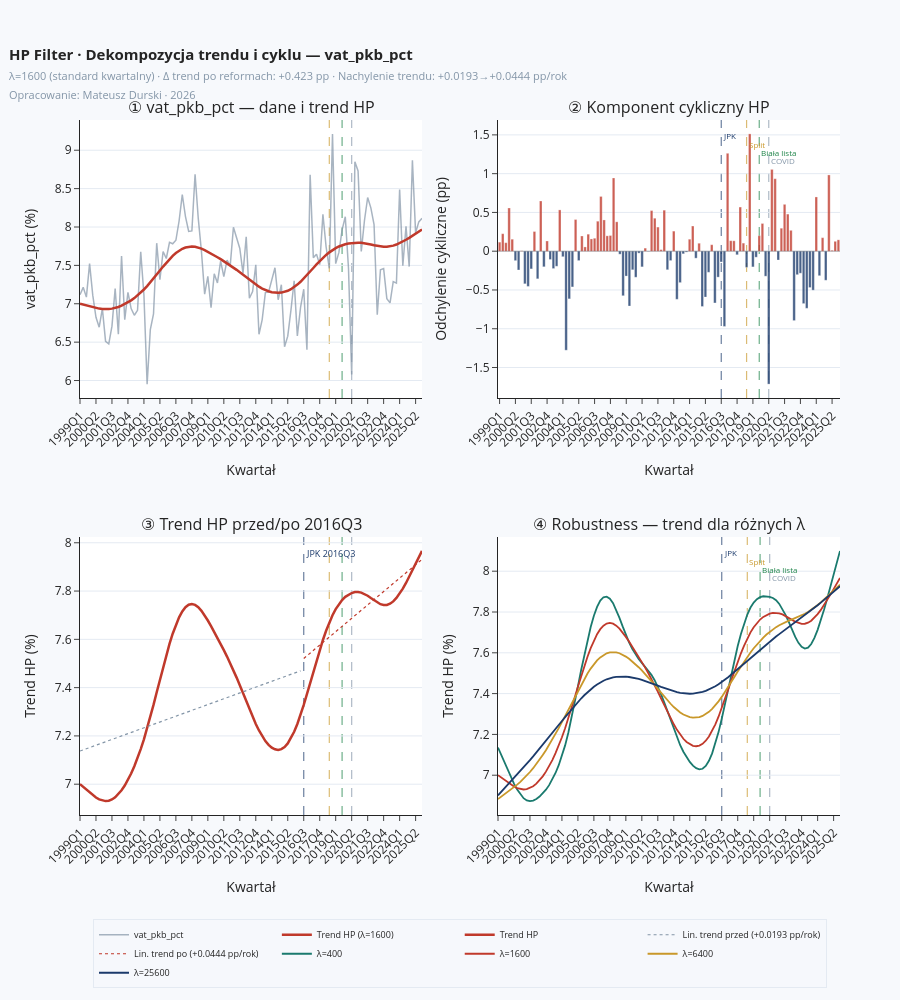

Write notebook code for a chart like this one.
### Code cell
# ── SEKCJA 5: HP FILTER — dekompozycja trendu i cyklu ────────────────────────


# ── KOLORY ────────────────────────────────────────────────────────────────────
CZERWONY   = '#C0392B'
NIEBIESKI  = '#1B3A6B'
ZLOTY      = '#C9982A'
ZIELONY    = '#1E8449'
TURKUSOWY  = '#1A7A6E'
MGLA       = '#8395A7'
SZARY_GRID = '#E4EAF2'
BG         = '#F7F9FC'
BIALY      = '#FFFFFF'

# ══════════════════════════════════════════════════════════════════════════════
# LOGIKA HP FILTER
#
# Pytanie badawcze 4: Czy wzrost VAT/PKB po reformach jest trwały czy cykliczny?
#
# Metoda Hodricka-Prescotta (1997):
#   y_t = τ_t + c_t
#   gdzie:
#     τ_t = komponent trendu (długookresowy)
#     c_t = komponent cykliczny (krótkookresowy)
#
# Parametr lambda:
#   λ = 1600 — standard dla danych kwartalnych (Hodrick-Prescott 1997)
#   Wyższe λ → gładszy trend → więcej zmienności w cyklu
#   Niższe λ  → trend bliższy danym → mniej zmienności w cyklu
#
# Interpretacja dla projektu:
#   Jeśli τ_t (trend) rośnie po 2016Q3 → wzrost TRWAŁY
#   Jeśli c_t (cykl) rośnie po 2016Q3 → wzrost CYKLICZNY (przejściowy)
# ══════════════════════════════════════════════════════════════════════════════

LAMBDA = 1600   # standard dla danych kwartalnych

# ── Dane ──────────────────────────────────────────────────────────────────────
y = df['vat_pkb_pct'].copy()
lata = df.index.tolist()

# ── Dekompozycja HP ───────────────────────────────────────────────────────────
cykl, trend = hpfilter(y, lamb=LAMBDA)

df['hp_trend'] = trend.values
df['hp_cykl']  = cykl.values

# ── Analiza przed/po JPK ──────────────────────────────────────────────────────
przed_mask = df.index <= '2016Q2'
po_mask    = df.index >= '2016Q3'

trend_przed = df.loc[przed_mask, 'hp_trend']
trend_po    = df.loc[po_mask,    'hp_trend']
cykl_przed  = df.loc[przed_mask, 'hp_cykl']
cykl_po     = df.loc[po_mask,    'hp_cykl']

# Nachylenie trendu przed i po JPK — czy trend przyspieszył?
t_przed = np.arange(len(trend_przed))
t_po    = np.arange(len(trend_po))

a_przed, b_przed = np.polyfit(t_przed, trend_przed, deg=1)
a_po,    b_po    = np.polyfit(t_po,    trend_po,    deg=1)

print('=' * 65)
print('  HP FILTER — DEKOMPOZYCJA TREND/CYKL')
print(f'  Lambda = {LAMBDA} (standard kwartalny)')
print('=' * 65)
print()
print('  KOMPONENT TRENDU (τ):')
print(f'  Śr. trend przed 2016Q3: {trend_przed.mean():.4f}%')
print(f'  Śr. trend po 2016Q3:    {trend_po.mean():.4f}%')
print(f'  Δ trend:                {trend_po.mean()-trend_przed.mean():+.4f} pp')
print()
print(f'  Nachylenie trendu przed: {a_przed*4:+.4f} pp/rok')
print(f'  Nachylenie trendu po:    {a_po*4:+.4f} pp/rok')
print(f'  Zmiana nachylenia:       {(a_po-a_przed)*4:+.4f} pp/rok')
print()
print('  KOMPONENT CYKLICZNY (c):')
print(f'  Śr. cykl przed 2016Q3: {cykl_przed.mean():.4f}%')
print(f'  Śr. cykl po 2016Q3:    {cykl_po.mean():.4f}%')
print(f'  Std cykl przed:         {cykl_przed.std():.4f}%')
print(f'  Std cykl po:            {cykl_po.std():.4f}%')
print()

# Interpretacja
delta_trend = trend_po.mean() - trend_przed.mean()
if delta_trend > 0.2:
    print(f'  ✅ WZROST TRWAŁY — trend wyższy po reformach o {delta_trend:.3f} pp')
    print(f'     Reformy podniosły długookresowy poziom efektywności VAT')
elif delta_trend > 0:
    print(f'  ⚠️  WZROST CZĘŚCIOWO TRWAŁY — trend wyższy o {delta_trend:.3f} pp')
else:
    print(f'  ❌ WZROST CYKLICZNY — trend nie zmienił się po reformach')
print('=' * 65)

# ── Robustness check — różne lambda ──────────────────────────────────────────
print('\n=== ROBUSTNESS CHECK — różne λ ===')
print(f'  {"Lambda":>8} {"Trend przed":>12} {"Trend po":>10} {"Δ trend":>10}')
print('  ' + '-' * 44)

for lam in [400, 1600, 6400, 25600]:
    c_tmp, t_tmp = hpfilter(y, lamb=lam)
    trend_pr = t_tmp[przed_mask].mean()
    trend_po_sr = t_tmp[po_mask].mean()

    print(
        f'  {lam:>8} '
        f'{trend_pr:>12.4f} '
        f'{trend_po_sr:>10.4f} '
        f'{trend_po_sr-trend_pr:>+10.4f}'
    )


# ══════════════════════════════════════════════════════════════════════════════
# WIZUALIZACJA — 4 panele
# ══════════════════════════════════════════════════════════════════════════════

REFORMY = [
    ('2016Q3', NIEBIESKI, 'JPK'),
    ('2018Q3', ZLOTY,     'Split'),
    ('2019Q3', ZIELONY,   'Biała lista'),
    ('2020Q2', MGLA,      'COVID'),
]

viz = make_subplots(
    rows=2, cols=2,
    subplot_titles=(
        '① vat_pkb_pct — dane i trend HP',
        '② Komponent cykliczny HP',
        '③ Trend HP przed/po 2016Q3',
        '④ Robustness — trend dla różnych λ',
    ),
    vertical_spacing=0.20,
    horizontal_spacing=0.10,
)

# ── ZBIERZ WSZYSTKIE SHAPES (rozwiązanie nr 1 z kodu 1) ─────────────────────
shapes = []

# Definicja osi dla każdego subplotu
subplot_axes = [
    ('x',  'y'),   # row 1, col 1
    ('x2', 'y2'),  # row 1, col 2
    ('x3', 'y3'),  # row 2, col 1
    ('x4', 'y4'),  # row 2, col 2
]

# Dla każdego subplotu dodaj linie reform
for xref, yref in subplot_axes:
    for rok, kolor, _ in REFORMY:
        shapes.append(dict(
            type='line',
            xref=xref, 
            yref=f'{yref} domain',  # KLUCZOWE: domain zamiast paper
            x0=rok, 
            x1=rok, 
            y0=0, 
            y1=1,
            line=dict(color=kolor, width=1.2, dash='dash'),
            opacity=0.65, 
            layer='below',
        ))

# ── Panel 1: Dane + trend ─────────────────────────────────────────────────────
viz.add_trace(go.Scatter(
    x=lata, y=y.tolist(),
    mode='lines',
    name='vat_pkb_pct',
    line=dict(color=MGLA, width=1.5),
    opacity=0.7,
    showlegend=True,
    hovertemplate='<b>%{x}</b><br>VAT/PKB: %{y:.3f}%<extra></extra>',
), row=1, col=1)

viz.add_trace(go.Scatter(
    x=lata, y=df['hp_trend'].tolist(),
    mode='lines',
    name=f'Trend HP (λ={LAMBDA})',
    line=dict(color=CZERWONY, width=2.5),
    showlegend=True,
    hovertemplate='<b>%{x}</b><br>Trend: %{y:.3f}%<extra></extra>',
), row=1, col=1)

# ── Panel 2: Cykl ────────────────────────────────────────────────────────────
kolory_cykl = [CZERWONY if v > 0 else NIEBIESKI for v in cykl.values]

viz.add_trace(go.Bar(
    x=lata, y=cykl.tolist(),
    marker_color=kolory_cykl,
    marker_line_color='white',
    marker_line_width=0.3,
    opacity=0.8,
    name='Cykl HP',
    showlegend=False,
    hovertemplate='<b>%{x}</b><br>Cykl: %{y:.3f} pp<extra></extra>',
), row=1, col=2)

viz.add_hline(y=0, row=1, col=2,
              line=dict(color='black', width=0.8))

# ── Panel 3: Trend przed/po z nachyleniem ────────────────────────────────────

lata_przed_list = df.index[przed_mask].tolist()
lata_po_list    = df.index[po_mask].tolist()

# ── FIX: jeden spójny trend (eliminuje bug Plotly z legendą)
trend_full = np.full(len(df), np.nan)
trend_full[przed_mask] = trend_przed.values
trend_full[po_mask]    = trend_po.values

viz.add_trace(go.Scatter(
    x=lata,
    y=trend_full,
    mode='lines',
    name='Trend HP',
    line=dict(color=CZERWONY, width=2.5),
    showlegend=True,
    hovertemplate='<b>%{x}</b><br>Trend: %{y:.3f}%<extra></extra>',
), row=2, col=1)

# ── Linia trendu liniowego przed
y_lin_przed = np.polyval([a_przed, b_przed], t_przed)
viz.add_trace(go.Scatter(
    x=lata_przed_list,
    y=y_lin_przed.tolist(),
    mode='lines',
    name=f'Lin. trend przed ({a_przed*4:+.4f} pp/rok)',
    line=dict(color=MGLA, width=1.2, dash='dot'),
    showlegend=True,
    hoverinfo='skip',
), row=2, col=1)

# ── Linia trendu liniowego po
y_lin_po = np.polyval([a_po, b_po], t_po)
viz.add_trace(go.Scatter(
    x=lata_po_list,
    y=y_lin_po.tolist(),
    mode='lines',
    name=f'Lin. trend po ({a_po*4:+.4f} pp/rok)',
    line=dict(color=CZERWONY, width=1.2, dash='dot'),
    showlegend=True,
    hoverinfo='skip',
), row=2, col=1)

# ── Panel 4: Robustness ───────────────────────────────────────────────────────
lambdy  = [400, 1600, 6400, 25600]
kolory_lam = [TURKUSOWY, CZERWONY, ZLOTY, NIEBIESKI]

for lam, kolor in zip(lambdy, kolory_lam):
    _, t_tmp = hpfilter(y, lamb=lam)
    viz.add_trace(go.Scatter(
        x=lata, y=t_tmp.tolist(),
        mode='lines',
        name=f'λ={lam}',
        line=dict(color=kolor, width=1.8),
        showlegend=True,
        hovertemplate=f'<b>%{{x}}</b><br>λ={lam}: %{{y:.3f}}%<extra></extra>',
    ), row=2, col=2)

# ── DODAJ ANNOTACJE DLA REFORM (opcjonalnie) ─────────────────────────────────
# Dodajemy etykiety tylko dla pierwszego subplotu (lub wybranych)
for idx, (rok, kolor, label) in enumerate(REFORMY):
    # Dla panelu 2 (cykl)
    viz.add_annotation(
        x=rok,
        xref='x2',
        yref='y2 domain',
        y=0.97 - idx * 0.03,  # Rozmieść etykiety w pionie
        text=label,
        showarrow=False,
        font=dict(size=8, color=kolor),
        xanchor='left',
    )
    
    # Dla panelu 4 (robustness)
    viz.add_annotation(
        x=rok,
        xref='x4',
        yref='y4 domain',
        y=0.97 - idx * 0.03,
        text=label,
        showarrow=False,
        font=dict(size=8, color=kolor),
        xanchor='left',
    )

# Dla panelu 3 (trend) - tylko JPK
viz.add_annotation(
    x='2016Q3',
    xref='x3',
    yref='y3 domain',
    y=0.97,
    text='JPK 2016Q3',
    showarrow=False,
    font=dict(size=9, color=NIEBIESKI),
    xanchor='left',
)

# ── LAYOUT ───────────────────────────────────────────────────────────────────
viz.update_layout(
    title=dict(
        text=(
            '<b>HP Filter · Dekompozycja trendu i cyklu — vat_pkb_pct</b><br>'
            '<span style="font-size:11px;color:#8395A7">'
            f'λ={LAMBDA} (standard kwartalny) · '
            f'Δ trend po reformach: {delta_trend:+.3f} pp · '
            f'Nachylenie trendu: {a_przed*4:+.4f}→{a_po*4:+.4f} pp/rok<br>'
            'Opracowanie: Mateusz Durski · 2026'
            '</span>'
        ),
        x=0.01, xanchor='left',
        font=dict(size=15),
    ),
    height=1000,
    paper_bgcolor=BG,
    hovermode='x unified',
    template='simple_white',
    shapes=shapes,  # <--- DODAJ WSZYSTKIE SHAPES
    legend=dict(
        orientation='h',
        y=-0.15, x=0.5, xanchor='center',
        font=dict(size=9),
        bgcolor='rgba(247,249,252,0.9)',
        bordercolor=SZARY_GRID, borderwidth=1,
    ),
    margin=dict(t=120, b=180, l=80, r=60),
)

# ── OSIE ─────────────────────────────────────────────────────────────────────
for row, col, ylabel in [
    (1, 1, 'vat_pkb_pct (%)'),
    (1, 2, 'Odchylenie cykliczne (pp)'),
    (2, 1, 'Trend HP (%)'),
    (2, 2, 'Trend HP (%)'),
]:
    viz.update_yaxes(title_text=ylabel, showgrid=True,
                     gridcolor=SZARY_GRID, row=row, col=col)
    viz.update_xaxes(title_text='Kwartał', tickangle=-45,
                     showgrid=False, row=row, col=col)

# ── EXPORT ───────────────────────────────────────────────────────────────────
file_path = OUT_DIR / "hp_filter.html"
viz.write_html(
    file_path,
    include_plotlyjs='cdn',
)
print('\n✅ Zapisano: hp_filter.html')
viz.show()

### Figure 1 — Plotly figure (JSON) as saved in the notebook; plotly's stock layout.template omitted (floating-point values rounded to 4 significant figures)
{"data": [{"hovertemplate": "<b>%{x}</b><br>VAT/PKB: %{y:.3f}%<extra></extra>", "line": {"color": "#8395A7", "width": 1.5}, "mode": "lines", "name": "vat_pkb_pct", "opacity": 0.7, "showlegend": true, "type": "scatter", "x": ["1999Q1", "1999Q2", "1999Q3", "1999Q4", "2000Q1", "2000Q2", "2000Q3", "2000Q4", "2001Q1", "2001Q2", "2001Q3", "2001Q4", "2002Q1", "2002Q2", "2002Q3", "2002Q4", "2003Q1", "2003Q2", "2003Q3", "2003Q4", "2004Q1", "2004Q2", "2004Q3", "2004Q4", "2005Q1", "2005Q2", "2005Q3", "2005Q4", "2006Q1", "2006Q2", "2006Q3", "2006Q4", "2007Q1", "2007Q2", "2007Q3", "2007Q4", "2008Q1", "2008Q2", "2008Q3", "2008Q4", "2009Q1", "2009Q2", "2009Q3", "2009Q4", "2010Q1", "2010Q2", "2010Q3", "2010Q4", "2011Q1", "2011Q2", "2011Q3", "2011Q4", "2012Q1", "2012Q2", "2012Q3", "2012Q4", "2013Q1", "2013Q2", "2013Q3", "2013Q4", "2014Q1", "2014Q2", "2014Q3", "2014Q4", "2015Q1", "2015Q2", "2015Q3", "2015Q4", "2016Q1", "2016Q2", "2016Q3", "2016Q4", "2017Q1", "2017Q2", "2017Q3", "2017Q4", "2018Q1", "2018Q2", "2018Q3", "2018Q4", "2019Q1", "2019Q2", "2019Q3", "2019Q4", "2020Q1", "2020Q2", "2020Q3", "2020Q4", "2021Q1", "2021Q2", "2021Q3", "2021Q4", "2022Q1", "2022Q2", "2022Q3", "2022Q4", "2023Q1", "2023Q2", "2023Q3", "2023Q4", "2024Q1", "2024Q2", "2024Q3", "2024Q4", "2025Q1", "2025Q2", "2025Q3", "2025Q4"], "xaxis": "x", "y": [7.117, 7.214, 7.086, 7.523, 7.109, 6.824, 6.695, 6.937, 6.51, 6.477, 6.709, 7.2, 6.603, 7.622, 6.794, 7.149, 6.937, 6.851, 6.914, 7.678, 7.115, 5.953, 6.664, 6.868, 7.789, 7.313, 7.681, 7.589, 7.8, 7.781, 7.827, 8.078, 8.422, 8.136, 7.941, 7.948, 8.687, 8.112, 7.68, 7.125, 7.357, 6.948, 7.392, 7.271, 7.556, 7.353, 7.568, 7.497, 7.996, 7.867, 7.721, 7.397, 7.873, 7.072, 7.159, 7.508, 6.602, 6.794, 7.145, 7.151, 7.306, 7.469, 7.052, 7.248, 6.441, 6.578, 6.918, 7.3, 6.582, 6.952, 7.19, 6.403, 8.682, 7.601, 7.646, 7.51, 8.167, 7.74, 7.462, 9.213, 7.523, 7.669, 7.963, 8.133, 7.463, 6.078, 8.85, 8.731, 7.68, 8.084, 8.384, 8.25, 8.03, 6.858, 7.443, 7.458, 7.067, 7.011, 7.289, 7.269, 8.489, 7.495, 8.008, 7.484, 8.869, 7.923, 8.066, 8.113], "yaxis": "y"}, {"hovertemplate": "<b>%{x}</b><br>Trend: %{y:.3f}%<extra></extra>", "line": {"color": "#C0392B", "width": 2.5}, "mode": "lines", "name": "Trend HP (λ=1600)", "showlegend": true, "type": "scatter", "x": ["1999Q1", "1999Q2", "1999Q3", "1999Q4", "2000Q1", "2000Q2", "2000Q3", "2000Q4", "2001Q1", "2001Q2", "2001Q3", "2001Q4", "2002Q1", "2002Q2", "2002Q3", "2002Q4", "2003Q1", "2003Q2", "2003Q3", "2003Q4", "2004Q1", "2004Q2", "2004Q3", "2004Q4", "2005Q1", "2005Q2", "2005Q3", "2005Q4", "2006Q1", "2006Q2", "2006Q3", "2006Q4", "2007Q1", "2007Q2", "2007Q3", "2007Q4", "2008Q1", "2008Q2", "2008Q3", "2008Q4", "2009Q1", "2009Q2", "2009Q3", "2009Q4", "2010Q1", "2010Q2", "2010Q3", "2010Q4", "2011Q1", "2011Q2", "2011Q3", "2011Q4", "2012Q1", "2012Q2", "2012Q3", "2012Q4", "2013Q1", "2013Q2", "2013Q3", "2013Q4", "2014Q1", "2014Q2", "2014Q3", "2014Q4", "2015Q1", "2015Q2", "2015Q3", "2015Q4", "2016Q1", "2016Q2", "2016Q3", "2016Q4", "2017Q1", "2017Q2", "2017Q3", "2017Q4", "2018Q1", "2018Q2", "2018Q3", "2018Q4", "2019Q1", "2019Q2", "2019Q3", "2019Q4", "2020Q1", "2020Q2", "2020Q3", "2020Q4", "2021Q1", "2021Q2", "2021Q3", "2021Q4", "2022Q1", "2022Q2", "2022Q3", "2022Q4", "2023Q1", "2023Q2", "2023Q3", "2023Q4", "2024Q1", "2024Q2", "2024Q3", "2024Q4", "2025Q1", "2025Q2", "2025Q3", "2025Q4"], "xaxis": "x", "y": [7.0, 6.989, 6.977, 6.965, 6.955, 6.945, 6.937, 6.932, 6.93, 6.931, 6.937, 6.946, 6.959, 6.975, 6.994, 7.017, 7.044, 7.074, 7.108, 7.145, 7.186, 7.23, 7.278, 7.328, 7.381, 7.433, 7.485, 7.534, 7.581, 7.623, 7.66, 7.691, 7.716, 7.733, 7.743, 7.746, 7.743, 7.733, 7.718, 7.699, 7.678, 7.655, 7.631, 7.606, 7.581, 7.555, 7.529, 7.501, 7.472, 7.441, 7.41, 7.377, 7.344, 7.311, 7.279, 7.25, 7.222, 7.198, 7.179, 7.163, 7.151, 7.144, 7.142, 7.145, 7.154, 7.169, 7.19, 7.217, 7.249, 7.287, 7.328, 7.373, 7.419, 7.466, 7.512, 7.556, 7.597, 7.636, 7.67, 7.7, 7.725, 7.746, 7.763, 7.776, 7.785, 7.792, 7.796, 7.796, 7.794, 7.788, 7.781, 7.771, 7.762, 7.752, 7.746, 7.742, 7.743, 7.748, 7.757, 7.771, 7.789, 7.81, 7.834, 7.859, 7.885, 7.912, 7.939, 7.966], "yaxis": "y"}, {"hovertemplate": "<b>%{x}</b><br>Cykl: %{y:.3f} pp<extra></extra>", "marker": {"color": ["#C0392B", "#C0392B", "#C0392B", "#C0392B", "#C0392B", "#1B3A6B", "#1B3A6B", "#C0392B", "#1B3A6B", "#1B3A6B", "#1B3A6B", "#C0392B", "#1B3A6B", "#C0392B", "#1B3A6B", "#C0392B", "#1B3A6B", "#1B3A6B", "#1B3A6B", "#C0392B", "#1B3A6B", "#1B3A6B", "#1B3A6B", "#1B3A6B", "#C0392B", "#1B3A6B", "#C0392B", "#C0392B", "#C0392B", "#C0392B", "#C0392B", "#C0392B", "#C0392B", "#C0392B", "#C0392B", "#C0392B", "#C0392B", "#C0392B", "#1B3A6B", "#1B3A6B", "#1B3A6B", "#1B3A6B", "#1B3A6B", "#1B3A6B", "#1B3A6B", "#1B3A6B", "#C0392B", "#1B3A6B", "#C0392B", "#C0392B", "#C0392B", "#C0392B", "#C0392B", "#1B3A6B", "#1B3A6B", "#C0392B", "#1B3A6B", "#1B3A6B", "#1B3A6B", "#1B3A6B", "#C0392B", "#C0392B", "#1B3A6B", "#C0392B", "#1B3A6B", "#1B3A6B", "#1B3A6B", "#C0392B", "#1B3A6B", "#1B3A6B", "#1B3A6B", "#1B3A6B", "#C0392B", "#C0392B", "#C0392B", "#1B3A6B", "#C0392B", "#C0392B", "#1B3A6B", "#C0392B", "#1B3A6B", "#1B3A6B", "#C0392B", "#C0392B", "#1B3A6B", "#1B3A6B", "#C0392B", "#C0392B", "#1B3A6B", "#C0392B", "#C0392B", "#C0392B", "#C0392B", "#1B3A6B", "#1B3A6B", "#1B3A6B", "#1B3A6B", "#1B3A6B", "#1B3A6B", "#1B3A6B", "#C0392B", "#1B3A6B", "#C0392B", "#1B3A6B", "#C0392B", "#C0392B", "#C0392B", "#C0392B"], "line": {"color": "white", "width": 0.3}}, "name": "Cykl HP", "opacity": 0.8, "showlegend": false, "type": "bar", "x": ["1999Q1", "1999Q2", "1999Q3", "1999Q4", "2000Q1", "2000Q2", "2000Q3", "2000Q4", "2001Q1", "2001Q2", "2001Q3", "2001Q4", "2002Q1", "2002Q2", "2002Q3", "2002Q4", "2003Q1", "2003Q2", "2003Q3", "2003Q4", "2004Q1", "2004Q2", "2004Q3", "2004Q4", "2005Q1", "2005Q2", "2005Q3", "2005Q4", "2006Q1", "2006Q2", "2006Q3", "2006Q4", "2007Q1", "2007Q2", "2007Q3", "2007Q4", "2008Q1", "2008Q2", "2008Q3", "2008Q4", "2009Q1", "2009Q2", "2009Q3", "2009Q4", "2010Q1", "2010Q2", "2010Q3", "2010Q4", "2011Q1", "2011Q2", "2011Q3", "2011Q4", "2012Q1", "2012Q2", "2012Q3", "2012Q4", "2013Q1", "2013Q2", "2013Q3", "2013Q4", "2014Q1", "2014Q2", "2014Q3", "2014Q4", "2015Q1", "2015Q2", "2015Q3", "2015Q4", "2016Q1", "2016Q2", "2016Q3", "2016Q4", "2017Q1", "2017Q2", "2017Q3", "2017Q4", "2018Q1", "2018Q2", "2018Q3", "2018Q4", "2019Q1", "2019Q2", "2019Q3", "2019Q4", "2020Q1", "2020Q2", "2020Q3", "2020Q4", "2021Q1", "2021Q2", "2021Q3", "2021Q4", "2022Q1", "2022Q2", "2022Q3", "2022Q4", "2023Q1", "2023Q2", "2023Q3", "2023Q4", "2024Q1", "2024Q2", "2024Q3", "2024Q4", "2025Q1", "2025Q2", "2025Q3", "2025Q4"], "xaxis": "x2", "y": [0.1164, 0.2255, 0.1095, 0.5575, 0.1543, -0.1213, -0.2421, 0.005325, -0.4203, -0.4541, -0.2281, 0.2536, -0.3559, 0.6474, -0.2009, 0.1316, -0.1069, -0.2236, -0.1938, 0.5324, -0.07085, -1.277, -0.6144, -0.4607, 0.4084, -0.1207, 0.196, 0.05493, 0.2192, 0.158, 0.1667, 0.3866, 0.7058, 0.4029, 0.1981, 0.2021, 0.9441, 0.3786, -0.03836, -0.5742, -0.3205, -0.7069, -0.2395, -0.3357, -0.02485, -0.2018, 0.03956, -0.003989, 0.5238, 0.425, 0.311, 0.01987, 0.529, -0.2391, -0.1205, 0.2586, -0.6204, -0.4048, -0.03356, -0.01176, 0.1546, 0.3246, -0.08993, 0.1024, -0.7127, -0.5911, -0.2718, 0.08335, -0.6676, -0.3345, -0.1387, -0.9705, 1.262, 0.135, 0.134, -0.04587, 0.5692, 0.104, -0.2083, 1.513, -0.2023, -0.07737, 0.2001, 0.3574, -0.3223, -1.714, 1.055, 0.9346, -0.1133, 0.296, 0.6039, 0.4783, 0.2689, -0.8944, -0.3027, -0.2838, -0.6754, -0.7361, -0.4683, -0.5022, 0.6995, -0.3157, 0.174, -0.3745, 0.9833, 0.01123, 0.1271, 0.1464], "yaxis": "y2"}, {"hovertemplate": "<b>%{x}</b><br>Trend: %{y:.3f}%<extra></extra>", "line": {"color": "#C0392B", "width": 2.5}, "mode": "lines", "name": "Trend HP", "showlegend": true, "type": "scatter", "x": ["1999Q1", "1999Q2", "1999Q3", "1999Q4", "2000Q1", "2000Q2", "2000Q3", "2000Q4", "2001Q1", "2001Q2", "2001Q3", "2001Q4", "2002Q1", "2002Q2", "2002Q3", "2002Q4", "2003Q1", "2003Q2", "2003Q3", "2003Q4", "2004Q1", "2004Q2", "2004Q3", "2004Q4", "2005Q1", "2005Q2", "2005Q3", "2005Q4", "2006Q1", "2006Q2", "2006Q3", "2006Q4", "2007Q1", "2007Q2", "2007Q3", "2007Q4", "2008Q1", "2008Q2", "2008Q3", "2008Q4", "2009Q1", "2009Q2", "2009Q3", "2009Q4", "2010Q1", "2010Q2", "2010Q3", "2010Q4", "2011Q1", "2011Q2", "2011Q3", "2011Q4", "2012Q1", "2012Q2", "2012Q3", "2012Q4", "2013Q1", "2013Q2", "2013Q3", "2013Q4", "2014Q1", "2014Q2", "2014Q3", "2014Q4", "2015Q1", "2015Q2", "2015Q3", "2015Q4", "2016Q1", "2016Q2", "2016Q3", "2016Q4", "2017Q1", "2017Q2", "2017Q3", "2017Q4", "2018Q1", "2018Q2", "2018Q3", "2018Q4", "2019Q1", "2019Q2", "2019Q3", "2019Q4", "2020Q1", "2020Q2", "2020Q3", "2020Q4", "2021Q1", "2021Q2", "2021Q3", "2021Q4", "2022Q1", "2022Q2", "2022Q3", "2022Q4", "2023Q1", "2023Q2", "2023Q3", "2023Q4", "2024Q1", "2024Q2", "2024Q3", "2024Q4", "2025Q1", "2025Q2", "2025Q3", "2025Q4"], "xaxis": "x3", "y": [7.0, 6.989, 6.977, 6.965, 6.955, 6.945, 6.937, 6.932, 6.93, 6.931, 6.937, 6.946, 6.959, 6.975, 6.994, 7.017, 7.044, 7.074, 7.108, 7.145, 7.186, 7.23, 7.278, 7.328, 7.381, 7.433, 7.485, 7.534, 7.581, 7.623, 7.66, 7.691, 7.716, 7.733, 7.743, 7.746, 7.743, 7.733, 7.718, 7.699, 7.678, 7.655, 7.631, 7.606, 7.581, 7.555, 7.529, 7.501, 7.472, 7.441, 7.41, 7.377, 7.344, 7.311, 7.279, 7.25, 7.222, 7.198, 7.179, 7.163, 7.151, 7.144, 7.142, 7.145, 7.154, 7.169, 7.19, 7.217, 7.249, 7.287, 7.328, 7.373, 7.419, 7.466, 7.512, 7.556, 7.597, 7.636, 7.67, 7.7, 7.725, 7.746, 7.763, 7.776, 7.785, 7.792, 7.796, 7.796, 7.794, 7.788, 7.781, 7.771, 7.762, 7.752, 7.746, 7.742, 7.743, 7.748, 7.757, 7.771, 7.789, 7.81, 7.834, 7.859, 7.885, 7.912, 7.939, 7.966], "yaxis": "y3"}, {"hoverinfo": "skip", "line": {"color": "#8395A7", "dash": "dot", "width": 1.2}, "mode": "lines", "name": "Lin. trend przed (+0.0193 pp/rok)", "showlegend": true, "type": "scatter", "x": ["1999Q1", "1999Q2", "1999Q3", "1999Q4", "2000Q1", "2000Q2", "2000Q3", "2000Q4", "2001Q1", "2001Q2", "2001Q3", "2001Q4", "2002Q1", "2002Q2", "2002Q3", "2002Q4", "2003Q1", "2003Q2", "2003Q3", "2003Q4", "2004Q1", "2004Q2", "2004Q3", "2004Q4", "2005Q1", "2005Q2", "2005Q3", "2005Q4", "2006Q1", "2006Q2", "2006Q3", "2006Q4", "2007Q1", "2007Q2", "2007Q3", "2007Q4", "2008Q1", "2008Q2", "2008Q3", "2008Q4", "2009Q1", "2009Q2", "2009Q3", "2009Q4", "2010Q1", "2010Q2", "2010Q3", "2010Q4", "2011Q1", "2011Q2", "2011Q3", "2011Q4", "2012Q1", "2012Q2", "2012Q3", "2012Q4", "2013Q1", "2013Q2", "2013Q3", "2013Q4", "2014Q1", "2014Q2", "2014Q3", "2014Q4", "2015Q1", "2015Q2", "2015Q3", "2015Q4", "2016Q1", "2016Q2"], "xaxis": "x3", "y": [7.137, 7.142, 7.147, 7.152, 7.156, 7.161, 7.166, 7.171, 7.176, 7.181, 7.185, 7.19, 7.195, 7.2, 7.205, 7.209, 7.214, 7.219, 7.224, 7.229, 7.234, 7.238, 7.243, 7.248, 7.253, 7.258, 7.262, 7.267, 7.272, 7.277, 7.282, 7.287, 7.291, 7.296, 7.301, 7.306, 7.311, 7.315, 7.32, 7.325, 7.33, 7.335, 7.339, 7.344, 7.349, 7.354, 7.359, 7.364, 7.368, 7.373, 7.378, 7.383, 7.388, 7.392, 7.397, 7.402, 7.407, 7.412, 7.417, 7.421, 7.426, 7.431, 7.436, 7.441, 7.445, 7.45, 7.455, 7.46, 7.465, 7.469], "yaxis": "y3"}, {"hoverinfo": "skip", "line": {"color": "#C0392B", "dash": "dot", "width": 1.2}, "mode": "lines", "name": "Lin. trend po (+0.0444 pp/rok)", "showlegend": true, "type": "scatter", "x": ["2016Q3", "2016Q4", "2017Q1", "2017Q2", "2017Q3", "2017Q4", "2018Q1", "2018Q2", "2018Q3", "2018Q4", "2019Q1", "2019Q2", "2019Q3", "2019Q4", "2020Q1", "2020Q2", "2020Q3", "2020Q4", "2021Q1", "2021Q2", "2021Q3", "2021Q4", "2022Q1", "2022Q2", "2022Q3", "2022Q4", "2023Q1", "2023Q2", "2023Q3", "2023Q4", "2024Q1", "2024Q2", "2024Q3", "2024Q4", "2025Q1", "2025Q2", "2025Q3", "2025Q4"], "xaxis": "x3", "y": [7.521, 7.532, 7.543, 7.554, 7.565, 7.576, 7.587, 7.598, 7.61, 7.621, 7.632, 7.643, 7.654, 7.665, 7.676, 7.687, 7.698, 7.709, 7.72, 7.732, 7.743, 7.754, 7.765, 7.776, 7.787, 7.798, 7.809, 7.82, 7.831, 7.842, 7.853, 7.865, 7.876, 7.887, 7.898, 7.909, 7.92, 7.931], "yaxis": "y3"}, {"hovertemplate": "<b>%{x}</b><br>λ=400: %{y:.3f}%<extra></extra>", "line": {"color": "#1A7A6E", "width": 1.8}, "mode": "lines", "name": "λ=400", "showlegend": true, "type": "scatter", "x": ["1999Q1", "1999Q2", "1999Q3", "1999Q4", "2000Q1", "2000Q2", "2000Q3", "2000Q4", "2001Q1", "2001Q2", "2001Q3", "2001Q4", "2002Q1", "2002Q2", "2002Q3", "2002Q4", "2003Q1", "2003Q2", "2003Q3", "2003Q4", "2004Q1", "2004Q2", "2004Q3", "2004Q4", "2005Q1", "2005Q2", "2005Q3", "2005Q4", "2006Q1", "2006Q2", "2006Q3", "2006Q4", "2007Q1", "2007Q2", "2007Q3", "2007Q4", "2008Q1", "2008Q2", "2008Q3", "2008Q4", "2009Q1", "2009Q2", "2009Q3", "2009Q4", "2010Q1", "2010Q2", "2010Q3", "2010Q4", "2011Q1", "2011Q2", "2011Q3", "2011Q4", "2012Q1", "2012Q2", "2012Q3", "2012Q4", "2013Q1", "2013Q2", "2013Q3", "2013Q4", "2014Q1", "2014Q2", "2014Q3", "2014Q4", "2015Q1", "2015Q2", "2015Q3", "2015Q4", "2016Q1", "2016Q2", "2016Q3", "2016Q4", "2017Q1", "2017Q2", "2017Q3", "2017Q4", "2018Q1", "2018Q2", "2018Q3", "2018Q4", "2019Q1", "2019Q2", "2019Q3", "2019Q4", "2020Q1", "2020Q2", "2020Q3", "2020Q4", "2021Q1", "2021Q2", "2021Q3", "2021Q4", "2022Q1", "2022Q2", "2022Q3", "2022Q4", "2023Q1", "2023Q2", "2023Q3", "2023Q4", "2024Q1", "2024Q2", "2024Q3", "2024Q4", "2025Q1", "2025Q2", "2025Q3", "2025Q4"], "xaxis": "x4", "y": [7.136, 7.1, 7.064, 7.028, 6.993, 6.959, 6.93, 6.905, 6.887, 6.877, 6.873, 6.876, 6.883, 6.895, 6.91, 6.929, 6.951, 6.978, 7.011, 7.049, 7.094, 7.146, 7.208, 7.279, 7.356, 7.435, 7.514, 7.591, 7.662, 7.727, 7.782, 7.825, 7.856, 7.872, 7.875, 7.865, 7.843, 7.811, 7.771, 7.729, 7.689, 7.651, 7.619, 7.592, 7.57, 7.55, 7.532, 7.513, 7.492, 7.466, 7.434, 7.398, 7.357, 7.313, 7.269, 7.225, 7.184, 7.147, 7.115, 7.088, 7.065, 7.047, 7.035, 7.029, 7.032, 7.045, 7.07, 7.107, 7.154, 7.211, 7.277, 7.348, 7.424, 7.497, 7.568, 7.633, 7.693, 7.744, 7.787, 7.822, 7.846, 7.863, 7.873, 7.877, 7.877, 7.874, 7.869, 7.858, 7.84, 7.815, 7.785, 7.75, 7.713, 7.678, 7.649, 7.629, 7.621, 7.625, 7.643, 7.673, 7.712, 7.759, 7.811, 7.867, 7.925, 7.983, 8.041, 8.099], "yaxis": "y4"}, {"hovertemplate": "<b>%{x}</b><br>λ=1600: %{y:.3f}%<extra></extra>", "line": {"color": "#C0392B", "width": 1.8}, "mode": "lines", "name": "λ=1600", "showlegend": true, "type": "scatter", "x": ["1999Q1", "1999Q2", "1999Q3", "1999Q4", "2000Q1", "2000Q2", "2000Q3", "2000Q4", "2001Q1", "2001Q2", "2001Q3", "2001Q4", "2002Q1", "2002Q2", "2002Q3", "2002Q4", "2003Q1", "2003Q2", "2003Q3", "2003Q4", "2004Q1", "2004Q2", "2004Q3", "2004Q4", "2005Q1", "2005Q2", "2005Q3", "2005Q4", "2006Q1", "2006Q2", "2006Q3", "2006Q4", "2007Q1", "2007Q2", "2007Q3", "2007Q4", "2008Q1", "2008Q2", "2008Q3", "2008Q4", "2009Q1", "2009Q2", "2009Q3", "2009Q4", "2010Q1", "2010Q2", "2010Q3", "2010Q4", "2011Q1", "2011Q2", "2011Q3", "2011Q4", "2012Q1", "2012Q2", "2012Q3", "2012Q4", "2013Q1", "2013Q2", "2013Q3", "2013Q4", "2014Q1", "2014Q2", "2014Q3", "2014Q4", "2015Q1", "2015Q2", "2015Q3", "2015Q4", "2016Q1", "2016Q2", "2016Q3", "2016Q4", "2017Q1", "2017Q2", "2017Q3", "2017Q4", "2018Q1", "2018Q2", "2018Q3", "2018Q4", "2019Q1", "2019Q2", "2019Q3", "2019Q4", "2020Q1", "2020Q2", "2020Q3", "2020Q4", "2021Q1", "2021Q2", "2021Q3", "2021Q4", "2022Q1", "2022Q2", "2022Q3", "2022Q4", "2023Q1", "2023Q2", "2023Q3", "2023Q4", "2024Q1", "2024Q2", "2024Q3", "2024Q4", "2025Q1", "2025Q2", "2025Q3", "2025Q4"], "xaxis": "x4", "y": [7.0, 6.989, 6.977, 6.965, 6.955, 6.945, 6.937, 6.932, 6.93, 6.931, 6.937, 6.946, 6.959, 6.975, 6.994, 7.017, 7.044, 7.074, 7.108, 7.145, 7.186, 7.23, 7.278, 7.328, 7.381, 7.433, 7.485, 7.534, 7.581, 7.623, 7.66, 7.691, 7.716, 7.733, 7.743, 7.746, 7.743, 7.733, 7.718, 7.699, 7.678, 7.655, 7.631, 7.606, 7.581, 7.555, 7.529, 7.501, 7.472, 7.441, 7.41, 7.377, 7.344, 7.311, 7.279, 7.25, 7.222, 7.198, 7.179, 7.163, 7.151, 7.144, 7.142, 7.145, 7.154, 7.169, 7.19, 7.217, 7.249, 7.287, 7.328, 7.373, 7.419, 7.466, 7.512, 7.556, 7.597, 7.636, 7.67, 7.7, 7.725, 7.746, 7.763, 7.776, 7.785, 7.792, 7.796, 7.796, 7.794, 7.788, 7.781, 7.771, 7.762, 7.752, 7.746, 7.742, 7.743, 7.748, 7.757, 7.771, 7.789, 7.81, 7.834, 7.859, 7.885, 7.912, 7.939, 7.966], "yaxis": "y4"}, {"hovertemplate": "<b>%{x}</b><br>λ=6400: %{y:.3f}%<extra></extra>", "line": {"color": "#C9982A", "width": 1.8}, "mode": "lines", "name": "λ=6400", "showlegend": true, "type": "scatter", "x": ["1999Q1", "1999Q2", "1999Q3", "1999Q4", "2000Q1", "2000Q2", "2000Q3", "2000Q4", "2001Q1", "2001Q2", "2001Q3", "2001Q4", "2002Q1", "2002Q2", "2002Q3", "2002Q4", "2003Q1", "2003Q2", "2003Q3", "2003Q4", "2004Q1", "2004Q2", "2004Q3", "2004Q4", "2005Q1", "2005Q2", "2005Q3", "2005Q4", "2006Q1", "2006Q2", "2006Q3", "2006Q4", "2007Q1", "2007Q2", "2007Q3", "2007Q4", "2008Q1", "2008Q2", "2008Q3", "2008Q4", "2009Q1", "2009Q2", "2009Q3", "2009Q4", "2010Q1", "2010Q2", "2010Q3", "2010Q4", "2011Q1", "2011Q2", "2011Q3", "2011Q4", "2012Q1", "2012Q2", "2012Q3", "2012Q4", "2013Q1", "2013Q2", "2013Q3", "2013Q4", "2014Q1", "2014Q2", "2014Q3", "2014Q4", "2015Q1", "2015Q2", "2015Q3", "2015Q4", "2016Q1", "2016Q2", "2016Q3", "2016Q4", "2017Q1", "2017Q2", "2017Q3", "2017Q4", "2018Q1", "2018Q2", "2018Q3", "2018Q4", "2019Q1", "2019Q2", "2019Q3", "2019Q4", "2020Q1", "2020Q2", "2020Q3", "2020Q4", "2021Q1", "2021Q2", "2021Q3", "2021Q4", "2022Q1", "2022Q2", "2022Q3", "2022Q4", "2023Q1", "2023Q2", "2023Q3", "2023Q4", "2024Q1", "2024Q2", "2024Q3", "2024Q4", "2025Q1", "2025Q2", "2025Q3", "2025Q4"], "xaxis": "x4", "y": [6.883, 6.894, 6.906, 6.917, 6.929, 6.941, 6.954, 6.967, 6.982, 6.998, 7.016, 7.034, 7.055, 7.076, 7.099, 7.123, 7.148, 7.174, 7.202, 7.231, 7.26, 7.291, 7.322, 7.353, 7.384, 7.415, 7.444, 7.472, 7.499, 7.523, 7.544, 7.562, 7.578, 7.589, 7.598, 7.602, 7.604, 7.602, 7.598, 7.591, 7.581, 7.571, 7.558, 7.544, 7.529, 7.514, 7.497, 7.479, 7.461, 7.442, 7.423, 7.404, 7.386, 7.367, 7.35, 7.334, 7.32, 7.308, 7.298, 7.29, 7.285, 7.282, 7.282, 7.285, 7.29, 7.299, 7.311, 7.325, 7.343, 7.362, 7.384, 7.407, 7.432, 7.457, 7.482, 7.508, 7.533, 7.557, 7.58, 7.602, 7.622, 7.641, 7.659, 7.675, 7.689, 7.703, 7.715, 7.726, 7.735, 7.744, 7.751, 7.758, 7.764, 7.77, 7.776, 7.783, 7.791, 7.8, 7.811, 7.822, 7.834, 7.847, 7.861, 7.875, 7.89, 7.905, 7.919, 7.934], "yaxis": "y4"}, {"hovertemplate": "<b>%{x}</b><br>λ=25600: %{y:.3f}%<extra></extra>", "line": {"color": "#1B3A6B", "width": 1.8}, "mode": "lines", "name": "λ=25600", "showlegend": true, "type": "scatter", "x": ["1999Q1", "1999Q2", "1999Q3", "1999Q4", "2000Q1", "2000Q2", "2000Q3", "2000Q4", "2001Q1", "2001Q2", "2001Q3", "2001Q4", "2002Q1", "2002Q2", "2002Q3", "2002Q4", "2003Q1", "2003Q2", "2003Q3", "2003Q4", "2004Q1", "2004Q2", "2004Q3", "2004Q4", "2005Q1", "2005Q2", "2005Q3", "2005Q4", "2006Q1", "2006Q2", "2006Q3", "2006Q4", "2007Q1", "2007Q2", "2007Q3", "2007Q4", "2008Q1", "2008Q2", "2008Q3", "2008Q4", "2009Q1", "2009Q2", "2009Q3", "2009Q4", "2010Q1", "2010Q2", "2010Q3", "2010Q4", "2011Q1", "2011Q2", "2011Q3", "2011Q4", "2012Q1", "2012Q2", "2012Q3", "2012Q4", "2013Q1", "2013Q2", "2013Q3", "2013Q4", "2014Q1", "2014Q2", "2014Q3", "2014Q4", "2015Q1", "2015Q2", "2015Q3", "2015Q4", "2016Q1", "2016Q2", "2016Q3", "2016Q4", "2017Q1", "2017Q2", "2017Q3", "2017Q4", "2018Q1", "2018Q2", "2018Q3", "2018Q4", "2019Q1", "2019Q2", "2019Q3", "2019Q4", "2020Q1", "2020Q2", "2020Q3", "2020Q4", "2021Q1", "2021Q2", "2021Q3", "2021Q4", "2022Q1", "2022Q2", "2022Q3", "2022Q4", "2023Q1", "2023Q2", "2023Q3", "2023Q4", "2024Q1", "2024Q2", "2024Q3", "2024Q4", "2025Q1", "2025Q2", "2025Q3", "2025Q4"], "xaxis": "x4", "y": [6.901, 6.918, 6.935, 6.951, 6.968, 6.985, 7.003, 7.02, 7.038, 7.056, 7.074, 7.092, 7.111, 7.13, 7.149, 7.168, 7.188, 7.207, 7.227, 7.246, 7.266, 7.285, 7.304, 7.323, 7.341, 7.359, 7.376, 7.392, 7.407, 7.421, 7.434, 7.445, 7.455, 7.463, 7.47, 7.476, 7.48, 7.482, 7.484, 7.484, 7.483, 7.481, 7.479, 7.476, 7.472, 7.467, 7.462, 7.457, 7.451, 7.445, 7.439, 7.433, 7.427, 7.421, 7.416, 7.411, 7.407, 7.404, 7.401, 7.4, 7.399, 7.4, 7.401, 7.404, 7.408, 7.413, 7.42, 7.427, 7.436, 7.446, 7.457, 7.468, 7.481, 7.493, 7.507, 7.52, 7.534, 7.548, 7.562, 7.576, 7.59, 7.603, 7.616, 7.63, 7.642, 7.655, 7.667, 7.68, 7.692, 7.703, 7.715, 7.726, 7.737, 7.748, 7.76, 7.771, 7.783, 7.795, 7.807, 7.82, 7.833, 7.846, 7.859, 7.873, 7.886, 7.899, 7.913, 7.926], "yaxis": "y4"}], "layout": {"annotations": [{"font": {"size": 16}, "showarrow": false, "text": "① vat_pkb_pct — dane i trend HP", "x": 0.225, "xanchor": "center", "xref": "paper", "y": 1, "yanchor": "bottom", "yref": "paper"}, {"font": {"size": 16}, "showarrow": false, "text": "② Komponent cykliczny HP", "x": 0.775, "xanchor": "center", "xref": "paper", "y": 1, "yanchor": "bottom", "yref": "paper"}, {"font": {"size": 16}, "showarrow": false, "text": "③ Trend HP przed/po 2016Q3", "x": 0.225, "xanchor": "center", "xref": "paper", "y": 0.4, "yanchor": "bottom", "yref": "paper"}, {"font": {"size": 16}, "showarrow": false, "text": "④ Robustness — trend dla różnych λ", "x": 0.775, "xanchor": "center", "xref": "paper", "y": 0.4, "yanchor": "bottom", "yref": "paper"}, {"font": {"color": "#1B3A6B", "size": 8}, "showarrow": false, "text": "JPK", "x": "2016Q3", "xanchor": "left", "xref": "x2", "y": 0.97, "yref": "y2 domain"}, {"font": {"color": "#1B3A6B", "size": 8}, "showarrow": false, "text": "JPK", "x": "2016Q3", "xanchor": "left", "xref": "x4", "y": 0.97, "yref": "y4 domain"}, {"font": {"color": "#C9982A", "size": 8}, "showarrow": false, "text": "Split", "x": "2018Q3", "xanchor": "left", "xref": "x2", "y": 0.94, "yref": "y2 domain"}, {"font": {"color": "#C9982A", "size": 8}, "showarrow": false, "text": "Split", "x": "2018Q3", "xanchor": "left", "xref": "x4", "y": 0.94, "yref": "y4 domain"}, {"font": {"color": "#1E8449", "size": 8}, "showarrow": false, "text": "Biała lista", "x": "2019Q3", "xanchor": "left", "xref": "x2", "y": 0.91, "yref": "y2 domain"}, {"font": {"color": "#1E8449", "size": 8}, "showarrow": false, "text": "Biała lista", "x": "2019Q3", "xanchor": "left", "xref": "x4", "y": 0.91, "yref": "y4 domain"}, {"font": {"color": "#8395A7", "size": 8}, "showarrow": false, "text": "COVID", "x": "2020Q2", "xanchor": "left", "xref": "x2", "y": 0.88, "yref": "y2 domain"}, {"font": {"color": "#8395A7", "size": 8}, "showarrow": false, "text": "COVID", "x": "2020Q2", "xanchor": "left", "xref": "x4", "y": 0.88, "yref": "y4 domain"}, {"font": {"color": "#1B3A6B", "size": 9}, "showarrow": false, "text": "JPK 2016Q3", "x": "2016Q3", "xanchor": "left", "xref": "x3", "y": 0.97, "yref": "y3 domain"}], "height": 1000, "hovermode": "x unified", "legend": {"bgcolor": "rgba(247,249,252,0.9)", "bordercolor": "#E4EAF2", "borderwidth": 1, "font": {"size": 9}, "orientation": "h", "x": 0.5, "xanchor": "center", "y": -0.15}, "margin": {"b": 180, "l": 80, "r": 60, "t": 120}, "paper_bgcolor": "#F7F9FC", "shapes": [{"line": {"color": "black", "width": 0.8}, "type": "line", "x0": 0, "x1": 1, "xref": "x2 domain", "y0": 0, "y1": 0, "yref": "y2"}, {"layer": "below", "line": {"color": "#C9982A", "dash": "dash", "width": 1.2}, "opacity": 0.65, "type": "line", "x0": "2018Q3", "x1": "2018Q3", "xref": "x", "y0": 0, "y1": 1, "yref": "y domain"}, {"layer": "below", "line": {"color": "#1E8449", "dash": "dash", "width": 1.2}, "opacity": 0.65, "type": "line", "x0": "2019Q3", "x1": "2019Q3", "xref": "x", "y0": 0, "y1": 1, "yref": "y domain"}, {"layer": "below", "line": {"color": "#8395A7", "dash": "dash", "width": 1.2}, "opacity": 0.65, "type": "line", "x0": "2020Q2", "x1": "2020Q2", "xref": "x", "y0": 0, "y1": 1, "yref": "y domain"}, {"layer": "below", "line": {"color": "#1B3A6B", "dash": "dash", "width": 1.2}, "opacity": 0.65, "type": "line", "x0": "2016Q3", "x1": "2016Q3", "xref": "x2", "y0": 0, "y1": 1, "yref": "y2 domain"}, {"layer": "below", "line": {"color": "#C9982A", "dash": "dash", "width": 1.2}, "opacity": 0.65, "type": "line", "x0": "2018Q3", "x1": "2018Q3", "xref": "x2", "y0": 0, "y1": 1, "yref": "y2 domain"}, {"layer": "below", "line": {"color": "#1E8449", "dash": "dash", "width": 1.2}, "opacity": 0.65, "type": "line", "x0": "2019Q3", "x1": "2019Q3", "xref": "x2", "y0": 0, "y1": 1, "yref": "y2 domain"}, {"layer": "below", "line": {"color": "#8395A7", "dash": "dash", "width": 1.2}, "opacity": 0.65, "type": "line", "x0": "2020Q2", "x1": "2020Q2", "xref": "x2", "y0": 0, "y1": 1, "yref": "y2 domain"}, {"layer": "below", "line": {"color": "#1B3A6B", "dash": "dash", "width": 1.2}, "opacity": 0.65, "type": "line", "x0": "2016Q3", "x1": "2016Q3", "xref": "x3", "y0": 0, "y1": 1, "yref": "y3 domain"}, {"layer": "below", "line": {"color": "#C9982A", "dash": "dash", "width": 1.2}, "opacity": 0.65, "type": "line", "x0": "2018Q3", "x1": "2018Q3", "xref": "x3", "y0": 0, "y1": 1, "yref": "y3 domain"}, {"layer": "below", "line": {"color": "#1E8449", "dash": "dash", "width": 1.2}, "opacity": 0.65, "type": "line", "x0": "2019Q3", "x1": "2019Q3", "xref": "x3", "y0": 0, "y1": 1, "yref": "y3 domain"}, {"layer": "below", "line": {"color": "#8395A7", "dash": "dash", "width": 1.2}, "opacity": 0.65, "type": "line", "x0": "2020Q2", "x1": "2020Q2", "xref": "x3", "y0": 0, "y1": 1, "yref": "y3 domain"}, {"layer": "below", "line": {"color": "#1B3A6B", "dash": "dash", "width": 1.2}, "opacity": 0.65, "type": "line", "x0": "2016Q3", "x1": "2016Q3", "xref": "x4", "y0": 0, "y1": 1, "yref": "y4 domain"}, {"layer": "below", "line": {"color": "#C9982A", "dash": "dash", "width": 1.2}, "opacity": 0.65, "type": "line", "x0": "2018Q3", "x1": "2018Q3", "xref": "x4", "y0": 0, "y1": 1, "yref": "y4 domain"}, {"layer": "below", "line": {"color": "#1E8449", "dash": "dash", "width": 1.2}, "opacity": 0.65, "type": "line", "x0": "2019Q3", "x1": "2019Q3", "xref": "x4", "y0": 0, "y1": 1, "yref": "y4 domain"}, {"layer": "below", "line": {"color": "#8395A7", "dash": "dash", "width": 1.2}, "opacity": 0.65, "type": "line", "x0": "2020Q2", "x1": "2020Q2", "xref": "x4", "y0": 0, "y1": 1, "yref": "y4 domain"}], "title": {"font": {"size": 15}, "text": "<b>HP Filter · Dekompozycja trendu i cyklu — vat_pkb_pct</b><br><span style=\"font-size:11px;color:#8395A7\">λ=1600 (standard kwartalny) · Δ trend po reformach: +0.423 pp · Nachylenie trendu: +0.0193→+0.0444 pp/rok<br>Opracowanie: Mateusz Durski · 2026</span>", "x": 0.01, "xanchor": "left"}, "xaxis": {"anchor": "y", "domain": [0, 0.45], "showgrid": false, "tickangle": -45, "title": {"text": "Kwartał"}}, "xaxis2": {"anchor": "y2", "domain": [0.55, 1], "showgrid": false, "tickangle": -45, "title": {"text": "Kwartał"}}, "xaxis3": {"anchor": "y3", "domain": [0, 0.45], "showgrid": false, "tickangle": -45, "title": {"text": "Kwartał"}}, "xaxis4": {"anchor": "y4", "domain": [0.55, 1], "showgrid": false, "tickangle": -45, "title": {"text": "Kwartał"}}, "yaxis": {"anchor": "x", "domain": [0.6, 1], "gridcolor": "#E4EAF2", "showgrid": true, "title": {"text": "vat_pkb_pct (%)"}}, "yaxis2": {"anchor": "x2", "domain": [0.6, 1], "gridcolor": "#E4EAF2", "showgrid": true, "title": {"text": "Odchylenie cykliczne (pp)"}}, "yaxis3": {"anchor": "x3", "domain": [0, 0.4], "gridcolor": "#E4EAF2", "showgrid": true, "title": {"text": "Trend HP (%)"}}, "yaxis4": {"anchor": "x4", "domain": [0, 0.4], "gridcolor": "#E4EAF2", "showgrid": true, "title": {"text": "Trend HP (%)"}}}}
